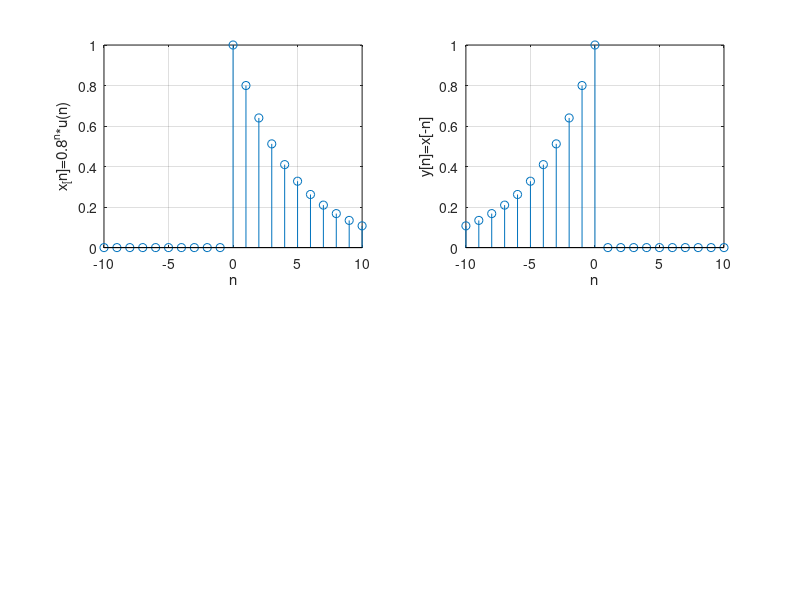

MATLAB code for this plot:
clear all,close all,clc
%% Άσκηση 7
n=-10:10;
p=n>=0;
x=0.8.^n.*p;
subplot(221),stem(n,x),grid on,xlabel('n'),ylabel('x_[n]=0.8^n*u(n)')
y=fliplr(x);
subplot(222),stem(n,y),grid on,xlabel('n'),ylabel('y[n]=x[-n]')
% Δεν είναι στατικό γιατί η έξοδος του της στιγμή π.χ. -1 δεν εξαρτάται από
% την είσοδο του την ίδια χρονική στιγμή, δεν είναι επίσης αιτιατό γιατι
% για n<0 η είσοδος είναι 0 ενώ η έξοδος δεν είναι 0
